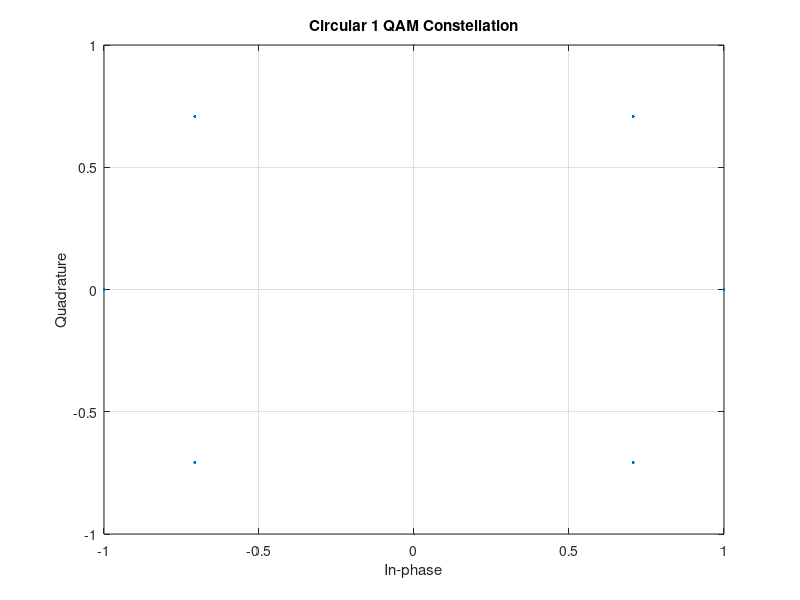
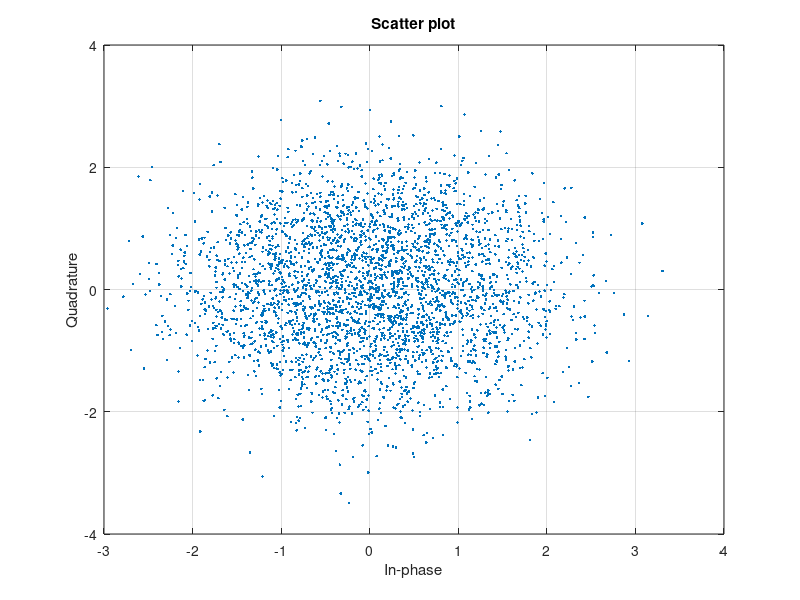
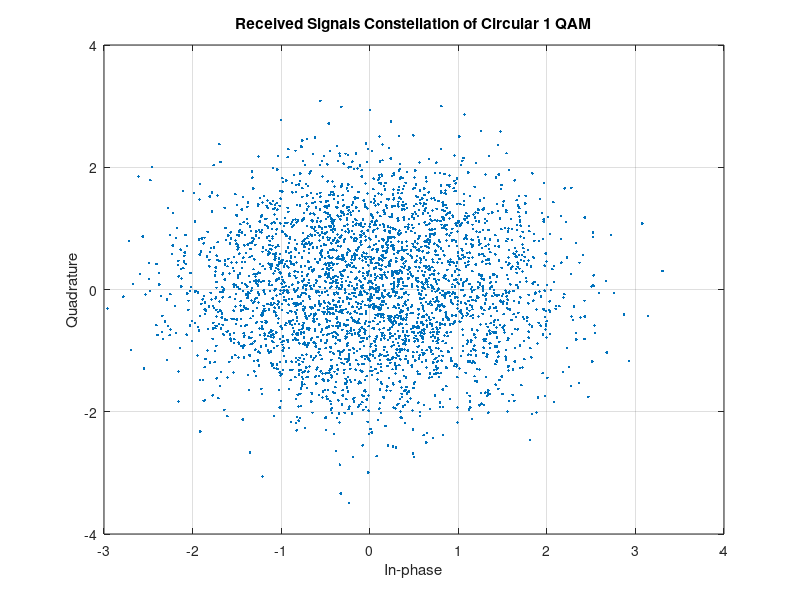
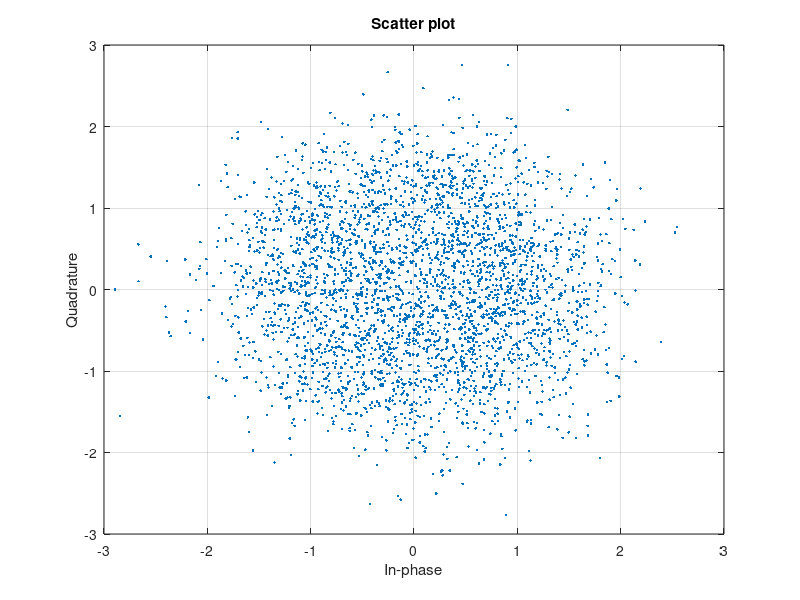

The MATLAB source for these figures, in order:
clear all 
close all
n = 9999;
data = randi([0 1],1,n);
%Modulation
data_mod = [];
mod_matrix = [ 1 (1+i)/sqrt(2) i (-1+i)/sqrt(2) -1 (-1-i)/sqrt(2) -i (1-i)/sqrt(2)];
demod_matrix = [ 0 0 0 ; 0 0 1; 0 1 0; 0 1 1; 1 0 0; 1 0 1; 1 1 0; 1 1 1];
for i= 1:3:n
    temp = data(i+2) + 2.*data(i+1) + 4.*data(i);
    data_mod = [ data_mod mod_matrix(temp+1) ];
end;
scatterplot(data_mod);
grid on;
title('Circular 1 QAM Constellation');
SER1 = [];
BER1 = [];
s_error1 = 0;
b_error1 = 0;
for i = 0:2:14
    data_mod_noise = awgn(data_mod,i); %Addition of noise
    scatterplot(data_mod_noise);
    grid on;
     scatterplot(data_mod_noise);
     title('Received Signals Constellation of Circular 1 QAM');
     grid on;
%Demodulation

data_demod = [];
d_temp = 0+ 0j;
for q = 1:length(data_mod_noise)
    t = data_mod_noise(q);
    d_temp = 0+0i;
    angle = atan2(imag(t),real(t));
    angle = angle*180/pi;
    angle = mod(floor((angle+22.5)/45),8);
    d_temp = mod_matrix(angle+1);
    data_demod = [ data_demod d_temp];
    
end

data_final = [];
for p = 1:length(data_demod)
    for q = 1:length(mod_matrix)
        if data_demod(p) == mod_matrix(q)
            data_final = [ data_final demod_matrix(q,:)];
        end
    end
end
error_s = data_mod - data_demod;
error_b = data - data_final;
s_error1 = 0;
b_error1 = 0;
for q = 1:length(data_final)
    if error_b(q) ~= 0
        b_error1 = b_error1 +1;
    end
end
for q = 1:length(data_demod)
    if error_s(q) ~= 0
        s_error1 = s_error1 + 1;
    end
end

SER1 = [ SER1 s_error1/length(data_mod)];
BER1 = [ BER1 b_error1/length(data)];

end;

SNR = 0:2:14;
semilogy(SNR, BER1);
hold on;
BERT = erfc(sqrt((3*SNR/14)))*sin(pi/8);
semilogy(SNR, BERT, 'k*');
legend('Measured', 'Theoretical');
xlabel('Eb/No in dB');
ylabel('Bit Error Rate');
title('Circular 1 QAM');      